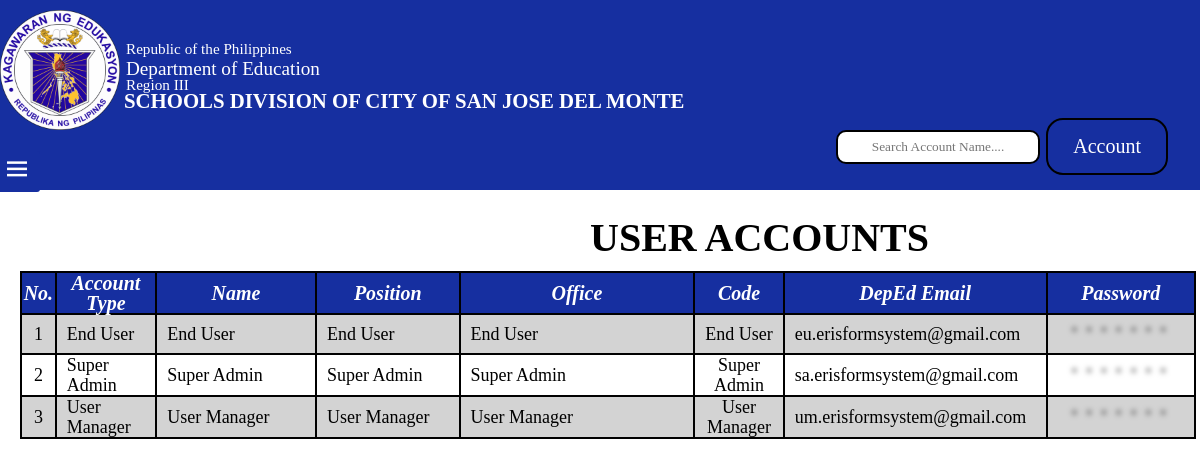
Page /Accounts_inventory.php on the committed database.
### tables this page shows
CREATE TABLE `ris_accounts` (
  `accountType` varchar(50) NOT NULL,
  `accountName` varchar(50) NOT NULL,
  `userPosition` varchar(50) NOT NULL,
  `userOffice` varchar(50) NOT NULL,
  `centerCode` varchar(50) NOT NULL,
  `depedEmail` varchar(50) DEFAULT NULL,
  `accountPass` varchar(30) DEFAULT NULL
);

### Accounts_inventory.php (the view, shortened to what this page needs)
<?php
    require_once("add_accounts&connection_table.php");
?>
<!DOCTYPE html>
<html lang="en">
<head>
    <link rel="stylesheet" href="Accounts_inventory.css">
    <link href='https://unpkg.com/boxicons@2.1.4/css/boxicons.min.css' rel='stylesheet'>
</head>
<body>
    <header>
        <img src="logo/depedlogo.png" alt="">
        <div class="searchbar">
            <input type="text" id="searchInput" placeholder="Search Account Name...." oninput="searchTable()">
        </div>
        <nav>
            <ul>
                <li>
                    <a href="#">Account</a>
                </li>
            </ul>
        </nav>
    </header>
    <div class="headerTitles">
        <h3>Republic of the Philippines</h3>
        <br>
        <h2>Department of Education</h2>
        <br>
        <h3>Region III</h3>
        <br>
        <h1>SCHOOLS DIVISION OF CITY OF SAN JOSE DEL MONTE</h1>
    </div>
    <h2>USER ACCOUNTS</h2>
    <div class="container">
        <label for="check">
            <span> <i class='bx bxs-x-circle' id="times"></i> </span>
            <span><i class='bx bx-menu' id="bars"></i></span>
        </label>
    </div>
    <div class="scroll">
        <table>
            <tr>
                <div class="headrow">
                    <th class="table-number">No.</th>
                    <th class="account-type">Account Type</th>
                    <th class="account-name">Name</th>
                    <th class="user-position">Position</th>
                    <th class="user-office">Office</th>
                    <th class="center-code">Code</th>
                    <th class="deped-email">DepEd Email</th>
                    <th class="account-pass">Password</th>
                </div>
            </tr>
            <tr>
                <div class="row2">
                    <?php
                        $selectQuery = "SELECT * FROM ris_accounts ORDER BY accountName ASC";
                        $result = mysqli_query($conn, $selectQuery);
                        $rowNumber = 1;
                        while($row = mysqli_fetch_assoc($result))
                        {
                    ?>
                        <td class="tableNo"><?php echo $rowNumber;?></td>
                        <td class ="align-account-type"><?php echo $row["accountType"];?></td>
                        <td class="align-account-name"><?php echo $row["accountName"];?></td>
                        <td class="align-userposition"><?php echo $row["userPosition"];?></td>
                        <td class ="align-useroffice"><?php echo $row["userOffice"];?></td>
                        <td class="centerCode"><?php echo $row["centerCode"];?></td>
                        <td class="align-depedemail"><?php echo $row["depedEmail"];?></td>
                        <td class="accountPass">*******</td>
            </tr>
                    <?php
                        $rowNumber++;
                        }
                    ?>
                </div>
</body>
</html>

### Accounts_inventory.css (style rules this page uses)
* { margin: 0; padding: 0; font-family: 'bookman old style'; }
header { height: 190px; background-color: #162fa0; }
.headerTitles { margin-top: -2.5%; margin-left: .5%; }
.headerTitles h1 { font-size: 130%; color: white; position: absolute; margin-top: -125px; margin-left: 118px; }
.headerTitles h2 { font-size: 120%; color: white; position: absolute; margin-top: -120px; margin-left: 120px; font-weight: 100; }
.headerTitles h3 { font-size: 95%; color: white; position: absolute; margin-top: -120px; margin-left: 120px; font-weight: 100; }
header img { margin-top: 10px; width: 120px; }
h2 { font-size: 40px; margin-left: 590px; }
.container { height: 81.7%; width: 270px; position: absolute; margin-top: -120px; background: #162fa0; z-index: 1; transition: transform 0.5s; transform: translateX(-270px); }
span { position: absolute; right: -40px; top: 10px; font-size: 30px; border-radius: 3px; color: #fff; padding: 3px 8px; cursor: pointer; background: #162fa0; }
nav { float: right; margin-right: -360px; padding-top: 120px; }
ul { list-style: none; }
ul li { display: inline-block; position: relative; }
ul li a { display: block; padding: 15px 25px; color: white; text-decoration: none; text-align: center; font-size: 20px; outline: 2px solid black; box-shadow: 2px darkblue; border-radius: 15px; }
.searchbar { float: right; margin: 130px 160px 0px 0px; }
.searchbar input { background: white; width: 200px; height: 30px; border: 2px solid black; border-radius: 10px; color: black; text-align: center; outline: none; margin-left: 30px; }
table { font-size: 20px; width: 100%; border: 2px solid black; border-collapse: collapse; }
.table-number { width: 60px; }
.tableNo { text-align: center; }
.account-type { width: 300px; }
.align-account-type { text-align: left; padding: 0px 0px 0px 10px; }
.account-name { width: 850px; }
.align-account-name { text-align: left; padding: 0px 0px 0px 10px; }
.user-position { width: 700px; }
.align-userposition { text-align: left; padding: 0px 0px 0px 10px; }
.user-office { width: 20%; }
.align-useroffice { text-align: left; padding: 0px 0px 0px 10px; }
.center-code { width: 280px; }
.centerCode { text-align: center; }
.deped-email { width: 420px; }
.align-depedemail { text-align: left; padding: 0px 0px 0px 10px; }
.account-pass { width: 500px; }
.accountPass { text-align: center; font-family: 'Courier New', monospace; letter-spacing: 4px; color: transparent; text-shadow: 0 0 5px rgba(0, 0, 0, 0.5); }
table tr { text-align: left; border: 2px solid black; height: 40px; line-height: 20px; }
table tr th { text-align: center; background: #162fa0; color: white; font-style: italic; border: 2px solid black; top: 0px; position: sticky; }
table tr td { margin-left: 10px; font-size: 18px; border: 2px solid black; line-height: 20px; }
.scroll { margin-left: 20px; margin-top: 10px; width: 98%; height: 350px; overflow-y: scroll; }

### rows in the picture
ris_accounts: accountType "End User", accountName "End User", userPosition "End User", userOffice "End User", centerCode "End User", depedEmail "eu.erisformsystem@gmail.com"
ris_accounts: accountType "Super Admin", accountName "Super Admin", userPosition "Super Admin", userOffice "Super Admin", centerCode "Super Admin", depedEmail "sa.erisformsystem@gmail.com"
ris_accounts: accountType "User Manager", accountName "User Manager", userPosition "User Manager", userOffice "User Manager", centerCode "User Manager", depedEmail "um.erisformsystem@gmail.com"
